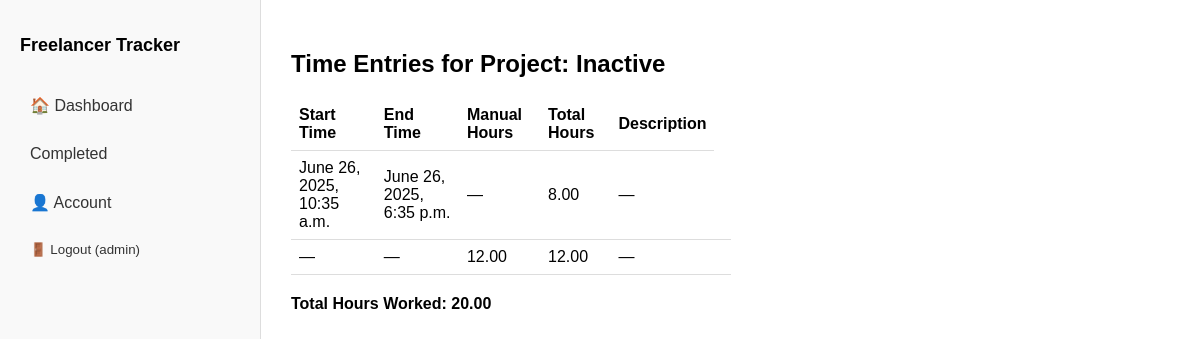
The page /projects/6/entries/ (signed in) on the database as committed earlier.
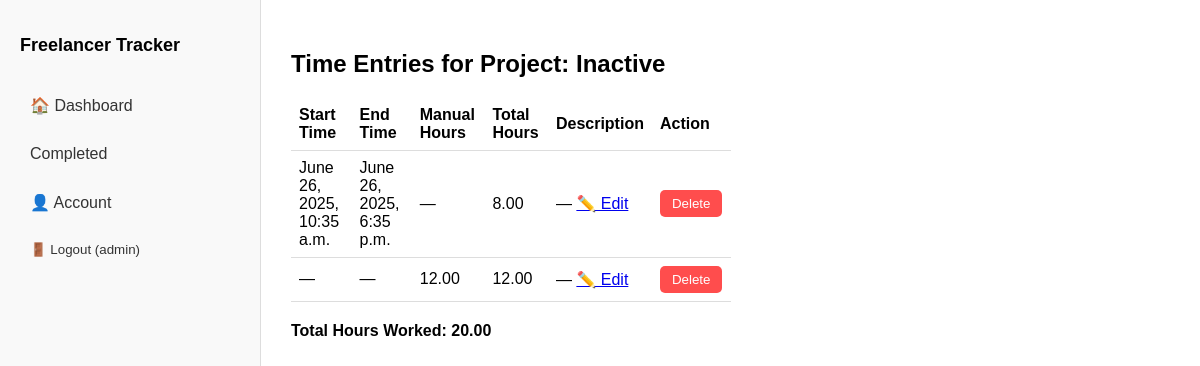
The same page on the database as committed later.
### tracker/models.py (models this page shows, shortened)
class TimeEntry(models.Model):
    project = models.ForeignKey(Project, on_delete=models.CASCADE)
    start_time = models.DateTimeField(null=True, blank=True)
    end_time = models.DateTimeField(null=True, blank=True)
    manual_hours = models.DecimalField(max_digits=5, decimal_places=2, null=True, blank=True)
    description = models.TextField(blank=True)
    created_at = models.DateTimeField(auto_now_add=True)
    is_running = models.BooleanField(default=False)
    def total_hours(self):
        if self.manual_hours:
            return self.manual_hours
        elif self.start_time and self.end_time:
            duration = self.end_time - self.start_time
            hours = Decimal(duration.total_seconds() / 3600).quantize(Decimal("0.01"), rounding=ROUND_HALF_UP)
            return hours
        return 0

### tracker/views.py (the view)
# urls.py: path('projects/<int:project_id>/entries/', views.project_time_entries_view, name='project_time_entries'),
@login_required
def project_time_entries_view(request, project_id):
    project = get_object_or_404(Project, id=project_id, user=request.user)
    time_entries = TimeEntry.objects.filter(project=project).order_by('-created_at')
    total_hours = sum(entry.total_hours() for entry in time_entries)
    return render(request, 'project_time_entries.html', {
        'project': project,
        'time_entries': time_entries,
        'total_hours': total_hours,
    })

### tracker/Templates/project_time_entries.html (shortened to what this page needs)
{% extends 'base.html' %}
{% block content %}
<h2>Time Entries for Project: {{ project.name }}</h2>
{% if time_entries %}
    <table>
        <thead>
            <tr>
                <th>Start Time</th>
                <th>End Time</th>
                <th>Manual Hours</th>
                <th>Total Hours</th>
                <th>Description</th>
                {% if project.is_active == True %}
                    <th>Action</th>
                {% endif %}
            </tr>
        </thead>
        <tbody>
            {% for entry in time_entries %}
            <tr>
                <td>{{ entry.start_time|default:"—" }}</td>
                <td>{{ entry.end_time|default:"—" }}</td>
                <td>{{ entry.manual_hours|default:"—" }}</td>
                <td>{{ entry.total_hours }}</td>
                <td>{{ entry.description|default:"—" }}  {% if project.is_active == True %} <a href="{% url 'edit_time_entry' entry.id %}">✏️ Edit</a> {% endif %}</td>
                <td>
                    {% if project.is_active == True %}
                        <form method="post" action="{% url 'delete_time_entry' entry.id %}" style="display:inline;">
                            <button type="submit" style="background-color:#ff4d4d; color:white; border:none; padding:6px 12px; border-radius:5px;">Delete</button>
                        </form>
                    {% endif %}
                </td>
            </tr>
            {% endfor %}
        </tbody>
    </table>
    <p style="margin-top: 20px; font-weight: bold;">Total Hours Worked: {{ total_hours }}</p>
{% else %}
    <p>No time entries recorded yet for this project.</p>
{% endif %}
{% endblock %}

Rows that differ between the two databases and show on the page:
changed Project "Inactive": is_active False → True (drawn)
shown differently, row unchanged: TimeEntry "June 26, 2025, 10:35 a.m.": now shows "✏️ Edit Delete"
shown differently, row unchanged: TimeEntry (number 2 of 2 on the later page): now shows "✏️ Edit Delete"
Other text that changed with them:
text now shown: "Action"
